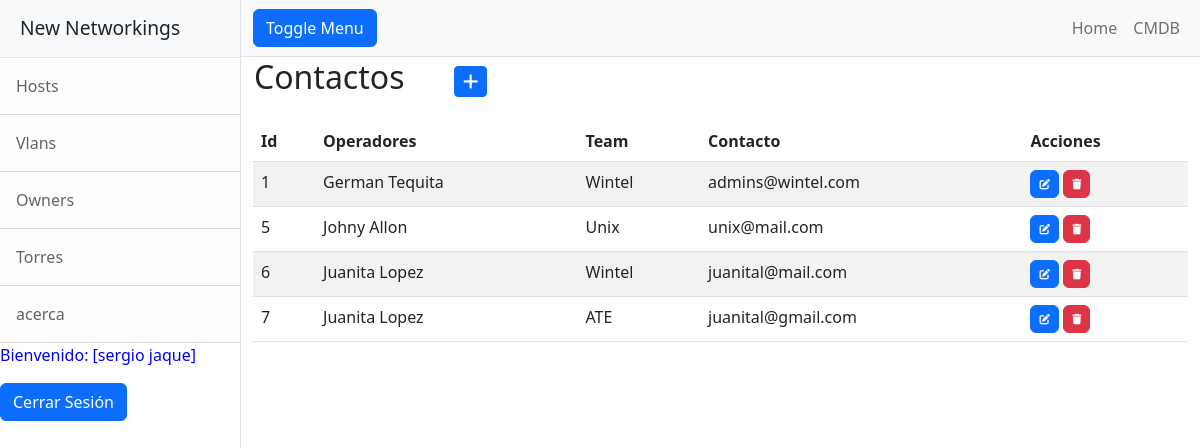
/torresops/ (signed in), run on an earlier commit of the app's database.
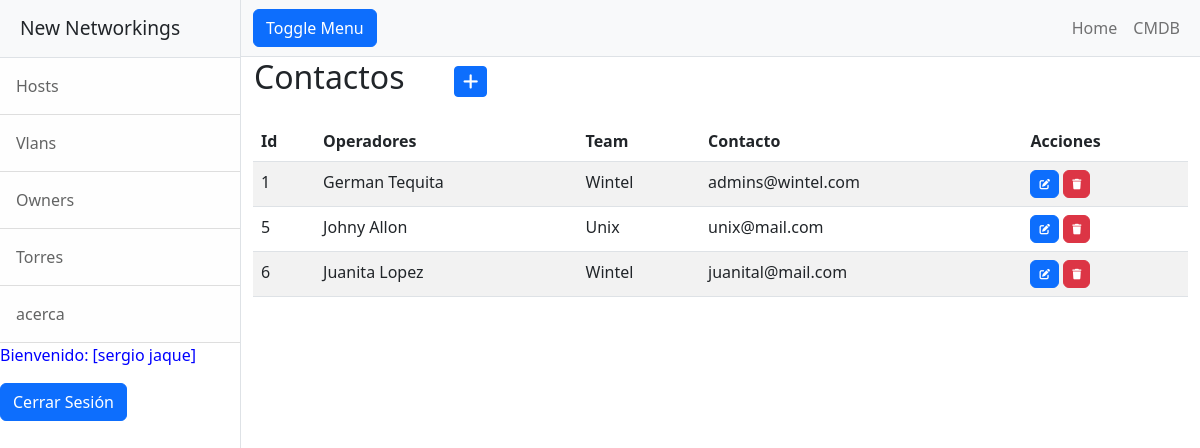
And on a later commit of the database.
### entidades/models.py (models this page shows, shortened)
class TorresOps(models.Model):
    operadores = models.CharField(max_length=60)
    team = models.CharField(max_length=60)
    contacto = models.CharField(max_length=60)

### entidades/views.py (the view)
# urls.py: path('torresops/', TorresOpsList.as_view(), name="torresops"),
class TorresOpsList(LoginRequiredMixin, ListView):
    model = TorresOps

### entidades/templates/entidades/torresops_list.html (shortened to what this page needs)
{% extends "entidades/index.html" %}
{% block titulo %}
 <table>
    <tr>
        <td width="200"><h2>Contactos</h2></td>
        <td>
            <a
            href="{% url 'torresopsCreate' %}"
            class="btn btn-primary btn-sm"
            >
            </a>
        </td>
    </tr>
</table>
{% endblock titulo %}
{% block contenido %}
<table class="table table-striped">
    <thead>
        <tr>
            <th>Id</th>
            <th>Operadores</th>
            <th>Team</th>
            <th>Contacto</th>
            <th>Acciones</th>
        </tr>
    </thead>
    <tbody>
    {% for e in torresops_list  %}
        <tr>
            <td>{{ e.id }}</td>
            <td>{{ e.operadores }}</td>
            <td>{{ e.team }}</td>
            <td>{{ e.contacto }}</td>
            <td>
                <a
                  href="{% url 'torresopsUpdate' e.id %}"
                  class="btn btn-primary"
                  style="--bs-btn-padding-y: .25rem; --bs-btn-padding-x: .5rem; --bs-btn-font-size: .75rem;"
                  >
                </a>
                <a
                  href="{% url 'torresopsDelete' e.id %}"
                  class="btn btn-danger"
                  style="--bs-btn-padding-y: .25rem; --bs-btn-padding-x: .5rem; --bs-btn-font-size: .75rem;"
                  >
                </a>
            </td>
        </tr>
    {% endfor %}
    </tbody>
</table>
{% endblock contenido %}

What changed in the data, as far as the page shows it:
removed TorresOps: id "7", operadores "Juanita Lopez", team "ATE", contacto "juanital@gmail.com"
